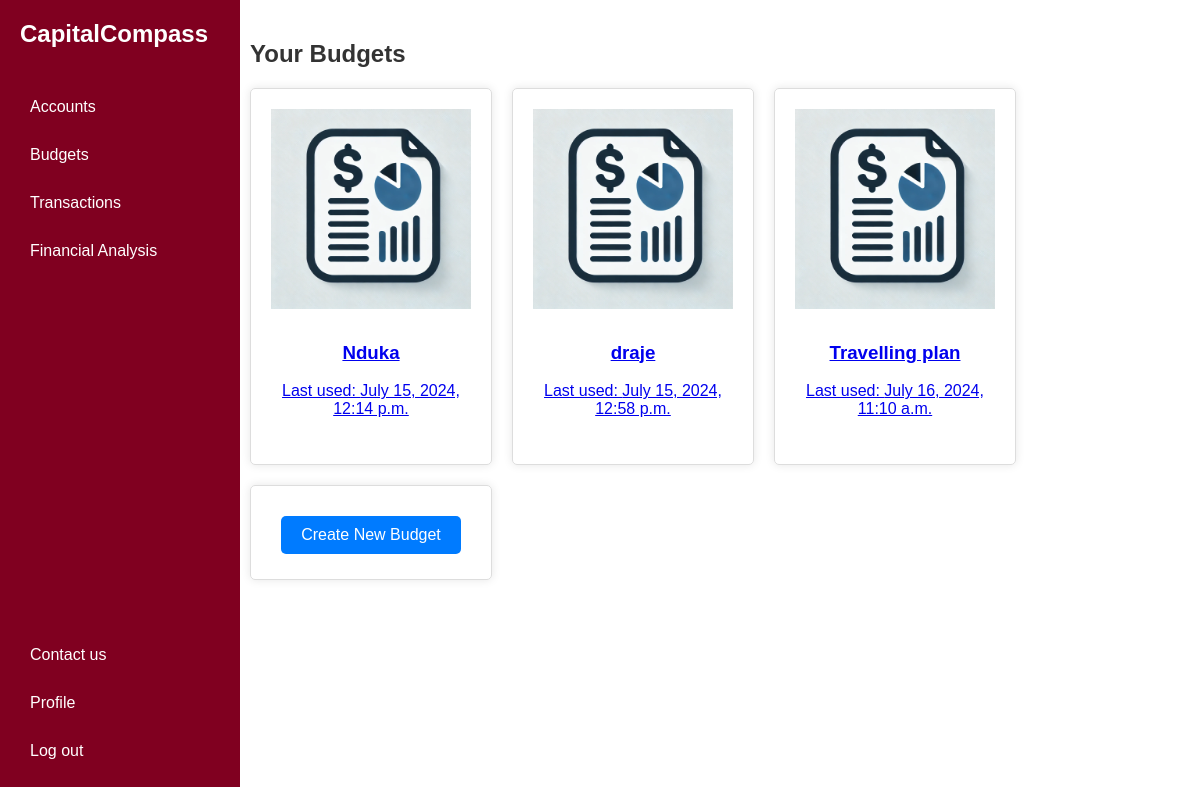
/budgets/ (signed in), run on an earlier commit of the app's database.
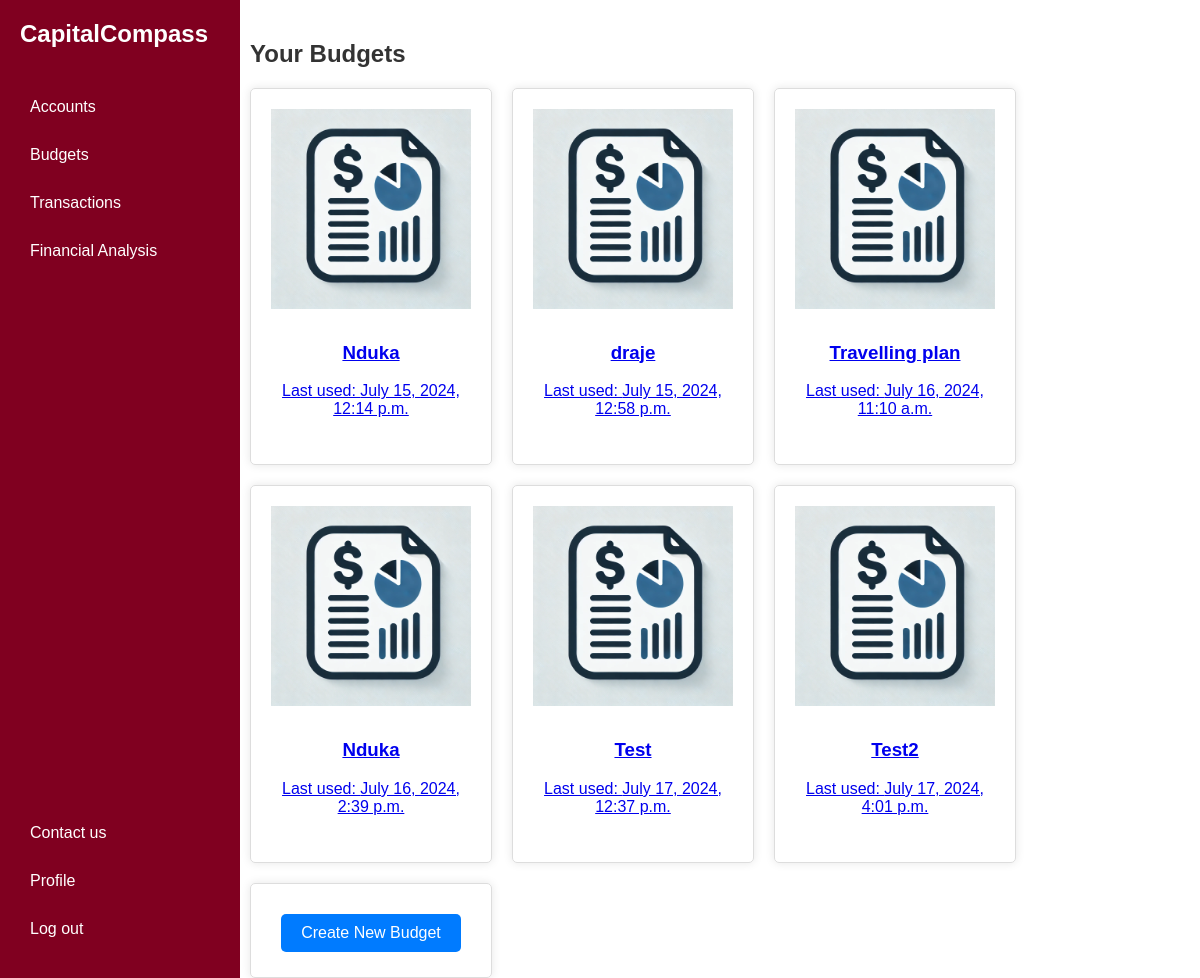
And on a later commit of the database.
### financeapp/models.py (models this page shows, shortened)
class Budget(models.Model):
    BUDGET_TYPES = [
        ('zero_based', 'Zero-Based'),
        ('fifty_thirty_twenty', '50/30/20'),
    ]
    CURRENCY_TYPES = [
        ('POUNDS', 'Pounds'),
        ('DOLLARS', 'Dollars'),
        ('EUROS', 'euros'),
    ]
    user = models.ForeignKey(User, on_delete=models.CASCADE, related_name='budgets')
    budget_name = models.CharField(max_length=100)
    budget_type = models.CharField(max_length=20, choices=BUDGET_TYPES)
    currency_type = models.CharField(max_length=20, choices=CURRENCY_TYPES, default="POUNDS")
    month = models.DateField(auto_now_add=True)  # Add month field
    created_at = models.DateTimeField(auto_now_add=True)
    updated_at = models.DateTimeField(auto_now=True)

### financeapp/views.py (the view)
# urls.py: path('budgets/', views.budget_list, name='budget_list'),
@login_required
def budget_list(request):
   budgets = request.user.budgets.all()
   context = {
       'budgets': budgets
   }
   return render(request, 'financeapp/budget_list.html', context)

### templates/financeapp/budget_list.html (shortened to what this page needs)
{% extends 'financeapp/loggedin_base.html' %}
{% load static %}
{% block head_block %}
<link rel="stylesheet" href="{% static 'styles/budget_list.css' %}">
{% endblock %}
{% block body_block %}
<main>
  <section class="budgets-overview">
      <h1>Your Budgets</h1>
      <div class="budget-cards-container">
          {% for budget in budgets %}
              {% if budget.budget_type == 'zero_based' %}
                  <a href="{% url 'financeapp:zero_based_page' budget.id %}" class="budget-card">
              {% else %}
                  <a href="#" class="budget-card">
              {% endif %}
                  <div class="budgets-thumbnails">
                      <img class="budget-photos" src="{% static 'images/image1.webp' %}" alt="Budget Icon">
                  </div>
                  <div class="budget-details">
                      <h3>{{ budget.budget_name }}</h3>
                      <p>Last used: {{ budget.updated_at|date:"F j, Y, g:i a" }}</p>
                  </div>
              </a>
          {% endfor %}
          <div class="budget-card create-new">
              <div class="budget-icon">
                  <button class="btn btn-primary" onclick="location.href='{% url 'financeapp:create_budget' %}'">Create New Budget</button>
              </div>
          </div>
      </div>
  </section>
</main>
{% endblock %}

What changed in the data, as far as the page shows it:
added Budget: budget_name "Nduka", updated_at "July 16, 2024, 2:39 p.m."
added Budget: budget_name "Test", updated_at "July 17, 2024, 12:37 p.m."
added Budget: budget_name "Test2", updated_at "July 17, 2024, 4:01 p.m."
